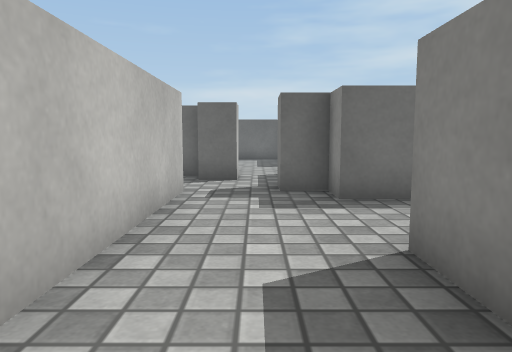
View 1 (above)

24 first-person views from a walk through a 3-D level made in the Unity game engine. The camera is 0.55 m above the floor, tilts 6° down and sees 70° across. The floor is counted in squares, 0.5 m on a side. Each view is taken from the middle of a square. On the plan, view 1 faces up. The plan holds only what a view shows up to about 14 squares ahead; the rest is blank. The place goes on beyond the plan. Surface patterns are stand-ins for the level's own textures.

View 2
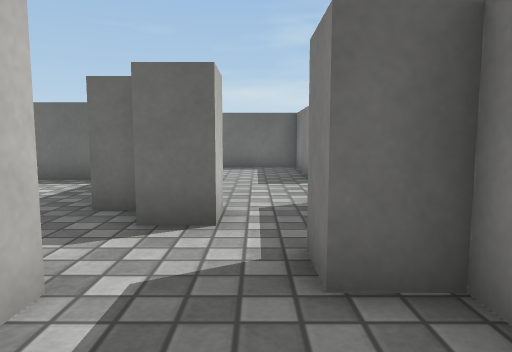

View 3
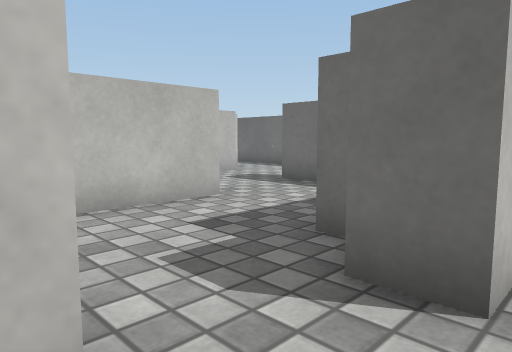

View 4
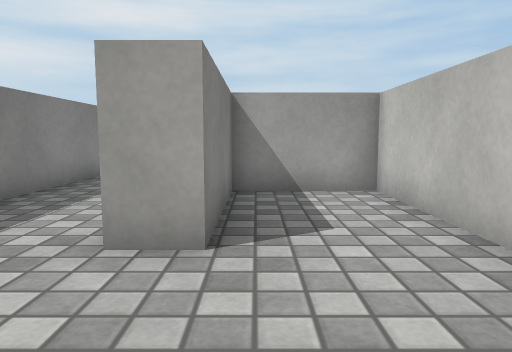

View 5
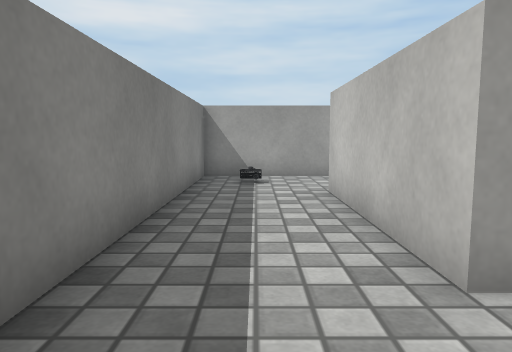

View 6
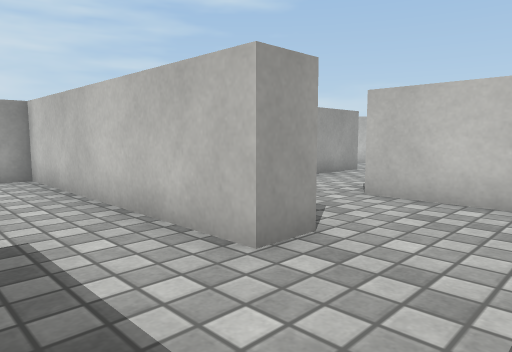

View 7
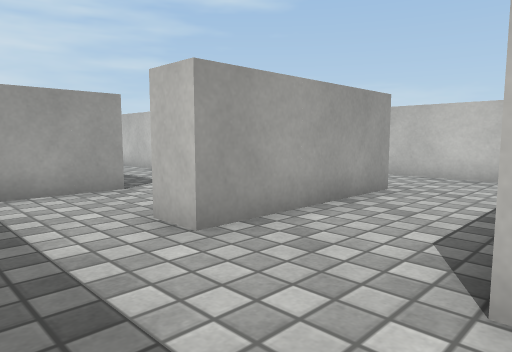

View 8
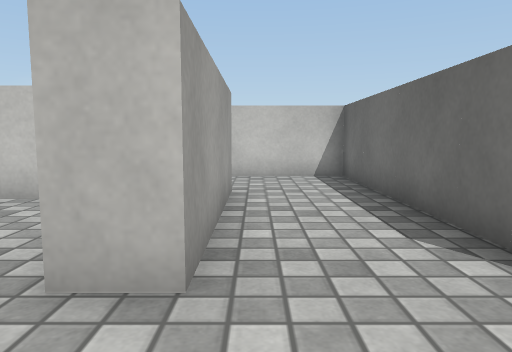

View 9
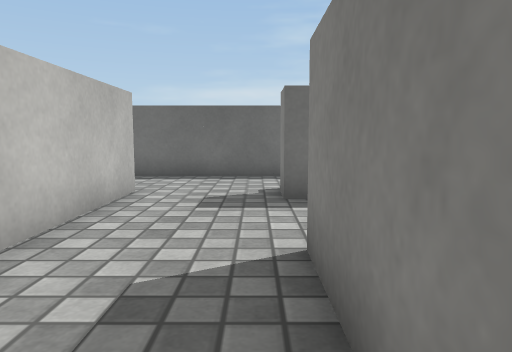

View 10
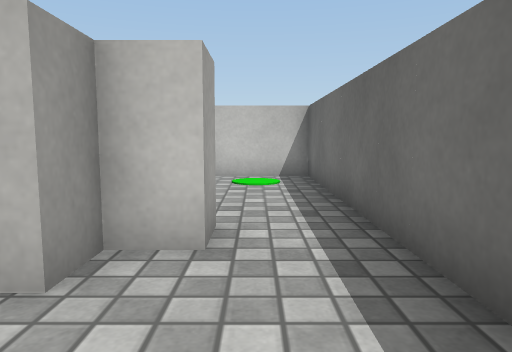

View 11
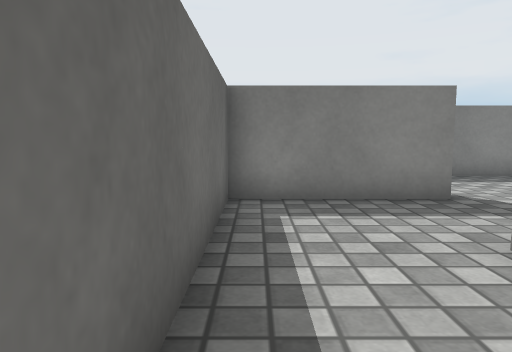

View 12
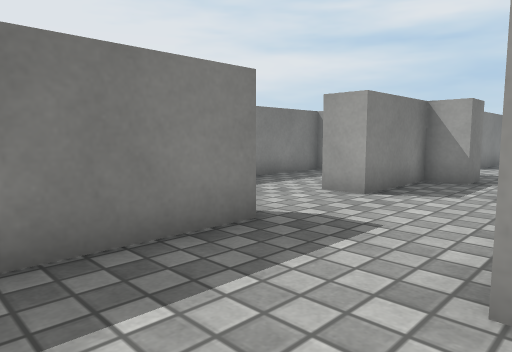

View 13
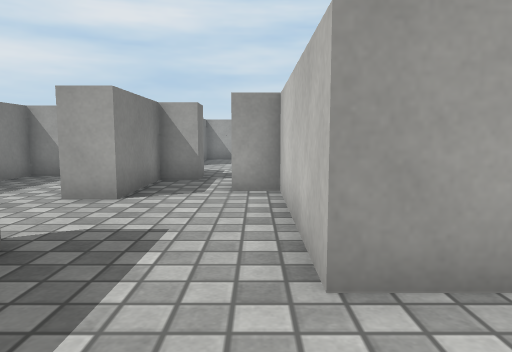

View 14
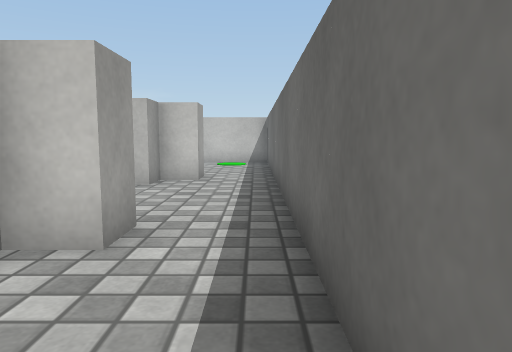

View 15
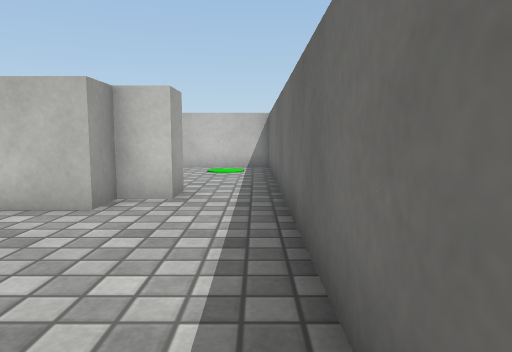

View 16
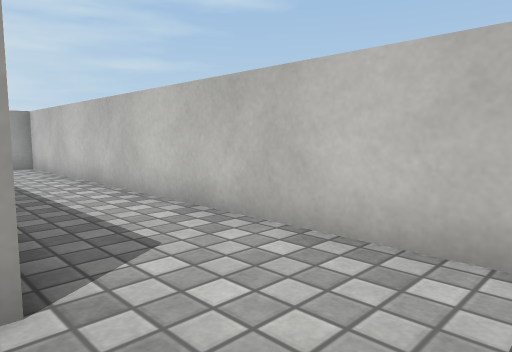

View 17
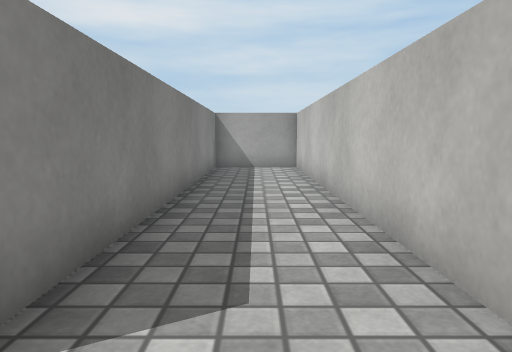

View 18
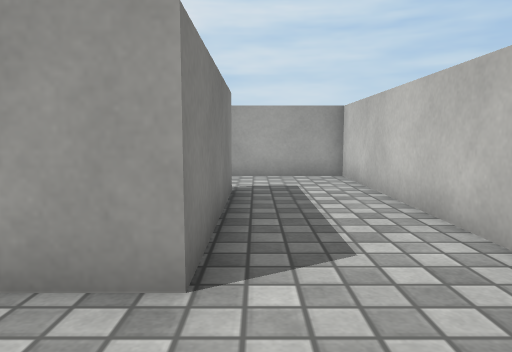

View 19
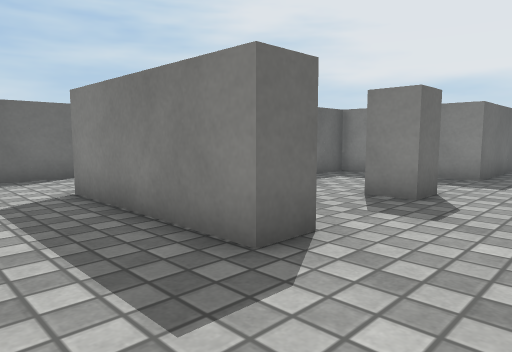

View 20
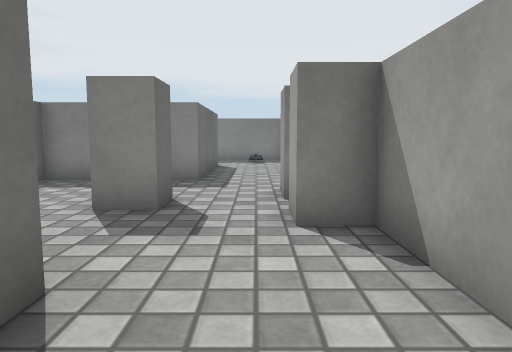

View 21
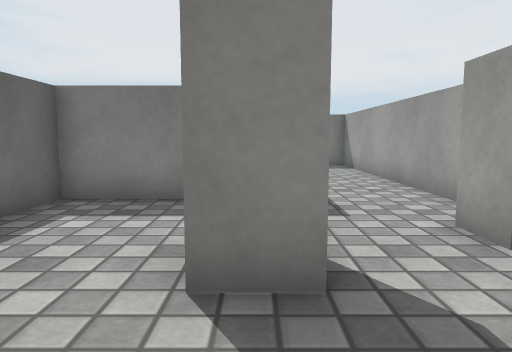

View 22
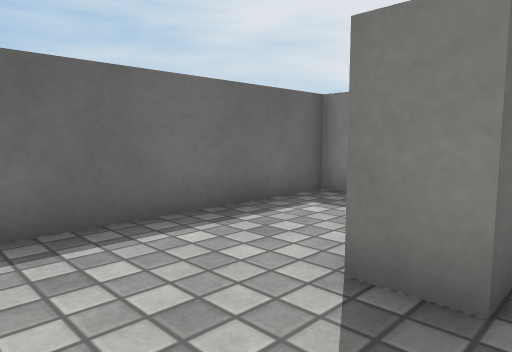

View 23
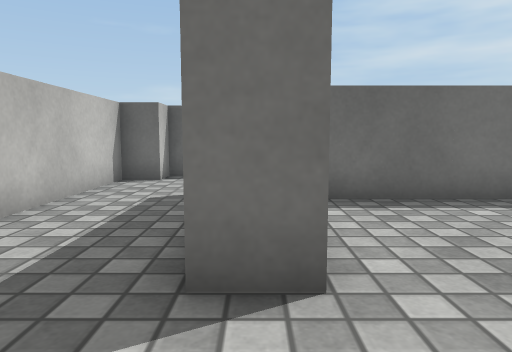

View 24
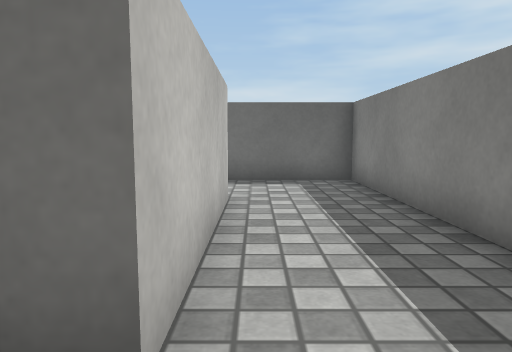

### Floor plan
Points are (right, up) in squares from view 1. A wall is a line through its corners. A room is listed if a view was taken in it or the views show most of it. See-through windows are left out.
Room 1 (views 1, 2, 3, 4, 5, 6, 7, 8, 9, 10, 11, 15, 16, 17, 18, 19, 20, 21, 22, 23, 24)
walls: (-6.5, 8.6) (-6.5, 11.5) (-5.5, 11.5) (-5.5, 3.5) (-4.8, 3.5); (-1.5, 7.6) (-1.5, -0.5) (1.5, -0.5) (1.5, 3.5) (2.5, 3.5) (2.5, -1.5) (-2.5, -1.5) (-2.5, 2.5) (-8.8, 2.5); (-10.5, 10.5) (-17.5, 10.5) (-17.5, -4.5) (-14.5, -4.5) (-14.5, 7); (-5.4, -1.5) (-6.5, -1.5) (-6.5, -0.5); (-9.4, -1.5) (-10.5, -1.5) (-10.5, 3.5) (-8.2, 3.5); (-14.6, 7.5) (-9.5, 7.5) (-9.5, 6.5) (-12.5, 6.5) (-12.5, 5.5) (-13.5, 5.5) (-13.5, -4.5) (-7.5, -4.5) (-7.5, -3.5) (-6.5, -3.5); (-1.5, 11.5) (-1.5, 10.5) (-2.5, 10.5); (-0.5, 10.5) (-0.5, 9.5) (-1.5, 9.5); (-5.5, -3.5) (-4.5, -3.5); (-4.2, 14.5) (-6.5, 14.5) (-6.5, 15.4); (-2.8, -4.5) (5.5, -4.5) (5.5, 6.5) (1.5, 6.5) (1.5, 7.5) (0.5, 7.5) (0.5, 8.5) (1.5, 8.5) (1.5, 11.5); (-5.5, 16.5) (-4.5, 16.5) (-4.5, 15.5); (-10.5, 16.5) (-10.5, 15.5) (-9.5, 15.5) (-9.5, 10.5); (-3.5, 18.5) (-9.5, 18.5)
ways out: opening at (-4, 17) to room 2; opening at (0.5, 10.5) to room 2; opening at (-10.5, 17.5)
Room 2 (views 12, 13, 14)
walls: (1.5, 14.4) (1.5, 18.5) (-3.5, 18.5); (1.5, 11.5) (2.5, 11.5); (-1.5, 10.5) (-0.5, 10.5); (-2.9, 15.5) (-1.5, 15.5) (-1.5, 11.5); (4.6, 7.5) (5.5, 7.5) (5.5, 12.4)
ways out: opening at (-4, 17) to room 1; opening at (0.5, 10.5) to room 1

Where each view was taken, in squares from view 1:
view 1: 0 up, 0 right, facing up
view 2: 5 up, 0 right, facing up
view 3: 7 up, 0 right, facing up-left
view 4: 7 up, 1 right, facing down
view 5: 6 up, 4 right, facing down
view 6: 14 up, 3 left, facing down-left
view 7: 11 up, 7 left, facing down-left
view 8: 8 up, 7 left, facing left
view 9: 8 up, 7 left, facing up
view 10: 17 up, 7 left, facing left
view 11: 18 up, 5 left, facing right
view 12: 18 up, 2 left, facing down-right
view 13: 18 up, 1 left, facing down
view 14: 18 up, 1 left, facing left
view 15: 18 up, 4 left, facing left
view 16: 10 up, 14 left, facing down-left
view 17: 9 up, 16 left, facing down
view 18: 6 up, 11 left, facing down
view 19: 4 down, 13 left, facing up-right
view 20: 3 down, 12 left, facing right
view 21: 1 down, 9 left, facing right
view 22: 2 down, 9 left, facing up-right
view 23: 4 down, 10 left, facing up
view 24: 3 down, 3 right, facing up
